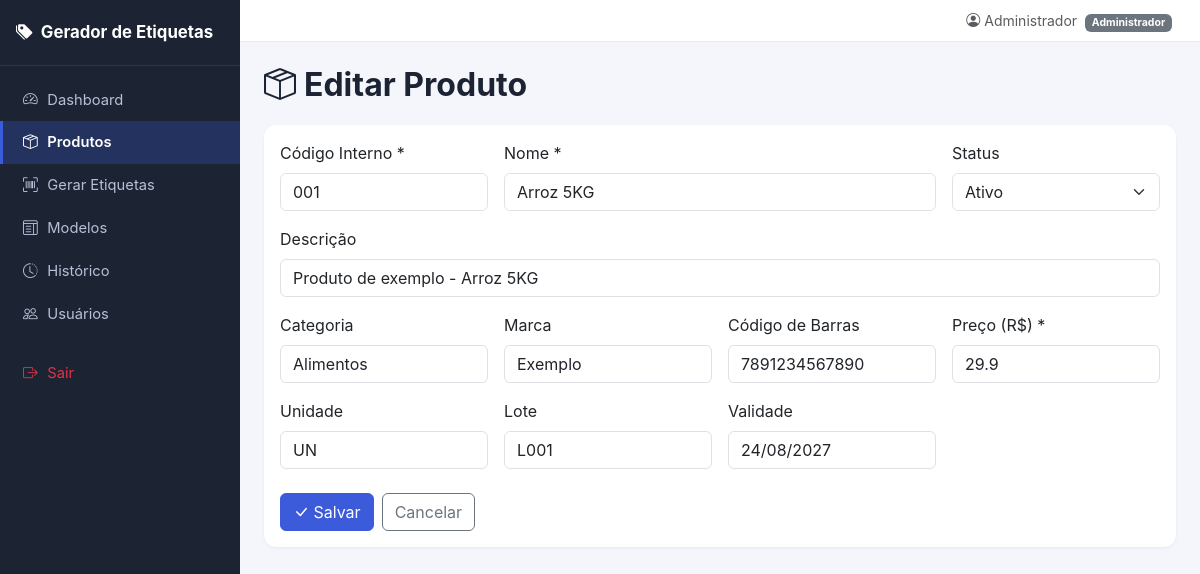
Screenshot of /produtos/1/editar (signed in) with the database file from the repository.
### models/usuario.py (models this page shows, shortened)
class Usuario(db.Model, UserMixin):
    __tablename__ = "usuarios"
    id = db.Column(db.Integer, primary_key=True)
    nome = db.Column(db.String(120), nullable=False)
    email = db.Column(db.String(150), nullable=False, unique=True, index=True)
    senha_hash = db.Column(db.String(255), nullable=False)
    perfil = db.Column(db.String(20), nullable=False, default="usuario")  # administrador | usuario
    status = db.Column(db.String(10), nullable=False, default="ativo")   # ativo | inativo
    criado_em = db.Column(db.DateTime, default=datetime.utcnow)
    impressoes = db.relationship("Impressao", backref="usuario", lazy=True)
    @property
    def is_admin(self):
        return self.perfil == "administrador"
    @property
    def is_active(self):  # sobrescreve UserMixin: usuário inativo não consegue logar
        return self.status == "ativo"

### models/produto.py (models this page shows, shortened)
class Produto(db.Model):
    __tablename__ = "produtos"
    id = db.Column(db.Integer, primary_key=True)
    codigo_interno = db.Column(db.String(30), nullable=False, unique=True, index=True)
    nome = db.Column(db.String(150), nullable=False)
    descricao = db.Column(db.String(300))
    categoria = db.Column(db.String(80))
    marca = db.Column(db.String(80))
    codigo_barras = db.Column(db.String(50))
    preco = db.Column(db.Float, nullable=False, default=0.0)
    unidade = db.Column(db.String(10), default="UN")
    lote = db.Column(db.String(50))
    validade = db.Column(db.String(20))  # armazenado como texto dd/mm/aaaa para simplicidade do MVP
    status = db.Column(db.String(10), nullable=False, default="ativo")  # ativo | inativo
    criado_em = db.Column(db.DateTime, default=datetime.utcnow)
    itens_impressao = db.relationship("ItemImpressao", backref="produto", lazy=True)

### routes/produtos.py (the view, shortened to what this page needs)
@produtos_bp.route("/<int:produto_id>/editar", methods=["GET", "POST"])
@login_required
def editar(produto_id):
    produto = Produto.query.get_or_404(produto_id)
    return render_template("produtos/form.html", produto=produto, modo="editar")

### templates/produtos/form.html (shortened to what this page needs)
{% extends "base.html" %}
{% block conteudo %}
<h2 class="page-title">
    <i class="bi bi-box-seam"></i> {{ 'Editar Produto' if modo == 'editar' else 'Novo Produto' }}
</h2>
<div class="card">
    <div class="card-body">
        <form method="POST">
            <div class="row g-3">
                <div class="col-md-3">
                    <label class="form-label">Código Interno *</label>
                    <input type="text" name="codigo_interno" class="form-control"
                           value="{{ produto.codigo_interno if produto else '' }}" required>
                </div>
                <div class="col-md-6">
                    <label class="form-label">Nome *</label>
                    <input type="text" name="nome" class="form-control"
                           value="{{ produto.nome if produto else '' }}" required>
                </div>
                <div class="col-md-3">
                    <label class="form-label">Status</label>
                    <select name="status" class="form-select">
                        <option value="ativo" {% if not produto or produto.status == 'ativo' %}selected{% endif %}>Ativo</option>
                    </select>
                </div>
                <div class="col-12">
                    <label class="form-label">Descrição</label>
                    <input type="text" name="descricao" class="form-control"
                           value="{{ produto.descricao if produto else '' }}">
                </div>
                <div class="col-md-3">
                    <label class="form-label">Categoria</label>
                    <input type="text" name="categoria" class="form-control"
                           value="{{ produto.categoria if produto else '' }}">
                </div>
                <div class="col-md-3">
                    <label class="form-label">Marca</label>
                    <input type="text" name="marca" class="form-control"
                           value="{{ produto.marca if produto else '' }}">
                </div>
                <div class="col-md-3">
                    <label class="form-label">Código de Barras</label>
                    <input type="text" name="codigo_barras" class="form-control"
                           value="{{ produto.codigo_barras if produto else '' }}" placeholder="Somente números">
                </div>
                <div class="col-md-3">
                    <label class="form-label">Preço (R$) *</label>
                    <input type="text" name="preco" class="form-control"
                           value="{{ produto.preco if produto else '0.00' }}" required>
                </div>
                <div class="col-md-3">
                    <label class="form-label">Unidade</label>
                    <input type="text" name="unidade" class="form-control"
                           value="{{ produto.unidade if produto else 'UN' }}">
                </div>
                <div class="col-md-3">
                    <label class="form-label">Lote</label>
                    <input type="text" name="lote" class="form-control"
                           value="{{ produto.lote if produto else '' }}">
                </div>
                <div class="col-md-3">
                    <label class="form-label">Validade</label>
                    <input type="text" name="validade" class="form-control" placeholder="dd/mm/aaaa"
                           value="{{ produto.validade if produto else '' }}">
                </div>
            </div>
            <div class="mt-4 d-flex gap-2">
                <button type="submit" class="btn btn-primary"><i class="bi bi-check-lg"></i> Salvar</button>
                <a href="{{ url_for('produtos.listar') }}" class="btn btn-outline-secondary">Cancelar</a>
            </div>
        </form>
    </div>
</div>
{% endblock %}

### templates/base.html (shortened to what this page needs)
<!DOCTYPE html>
<html lang="pt-br">
<head>
    <link href="https://cdn.jsdelivr.net/npm/bootstrap@5.3.3/dist/css/bootstrap.min.css" rel="stylesheet">
    <link rel="stylesheet" href="https://cdn.jsdelivr.net/npm/bootstrap-icons@1.11.3/font/bootstrap-icons.css">
    <link rel="stylesheet" href="{{ url_for('static', filename='css/style.css') }}">
</head>
<body>
{% if current_user.is_authenticated %}
<div class="app-wrapper">
    <nav class="sidebar" id="sidebar">
        <div class="sidebar-brand">
            <i class="bi bi-tags-fill"></i> <span>Gerador de Etiquetas</span>
        </div>
        <ul class="nav flex-column sidebar-nav">
            <li class="nav-item">
                <a class="nav-link {% if request.endpoint == 'dashboard.index' %}active{% endif %}" href="{{ url_for('dashboard.index') }}">
                    <i class="bi bi-speedometer2"></i> Dashboard
                </a>
            </li>
            <li class="nav-item">
                <a class="nav-link {% if request.blueprint == 'produtos' %}active{% endif %}" href="{{ url_for('produtos.listar') }}">
                    <i class="bi bi-box-seam"></i> Produtos
                </a>
            </li>
            <li class="nav-item">
                <a class="nav-link {% if request.blueprint == 'etiquetas' %}active{% endif %}" href="{{ url_for('etiquetas.gerar') }}">
                    <i class="bi bi-upc-scan"></i> Gerar Etiquetas
                </a>
            </li>
            <li class="nav-item">
                <a class="nav-link {% if request.blueprint == 'modelos' %}active{% endif %}" href="{{ url_for('modelos.listar') }}">
                    <i class="bi bi-layout-text-window"></i> Modelos
                </a>
            </li>
            <li class="nav-item">
                <a class="nav-link {% if request.blueprint == 'historico' %}active{% endif %}" href="{{ url_for('historico.listar') }}">
                    <i class="bi bi-clock-history"></i> Histórico
                </a>
            </li>
            {% if current_user.is_admin %}
            <li class="nav-item">
                <a class="nav-link {% if request.blueprint == 'usuarios' %}active{% endif %}" href="{{ url_for('usuarios.listar') }}">
                    <i class="bi bi-people"></i> Usuários
                </a>
            </li>
            {% endif %}
            <li class="nav-item mt-3">
                <a class="nav-link text-danger" href="{{ url_for('auth.logout') }}">
                    <i class="bi bi-box-arrow-right"></i> Sair
                </a>
            </li>
        </ul>
    </nav>
    <div class="main-content">
        <nav class="navbar navbar-expand top-navbar">
            <div class="container-fluid">
                <span class="ms-auto small text-muted">
                    <i class="bi bi-person-circle"></i>
                    {{ current_user.nome }}
                    <span class="badge bg-secondary ms-1">{{ current_user.perfil|capitalize }}</span>
                </span>
            </div>
        </nav>
        <main class="page-content">
            {% block conteudo %}{% endblock %}
        </main>
    </div>
</div>
{% else %}
    {% include 'partials/mensagens.html' %}
    {% block conteudo_publico %}{% endblock %}
{% endif %}
</body>
</html>

### static/css/style.css (style rules this page uses)
:root { --sidebar-width: 240px; --primary: #3b5bdb; --primary-dark: #2c46ad; --bg-body: #f4f6fb; }
* { box-sizing: border-box; }
body { background-color: var(--bg-body); font-family: -apple-system, "Segoe UI", Roboto, Helvetica, Arial, sans-serif; }
.app-wrapper { display: flex; min-height: 100vh; }
.sidebar { width: var(--sidebar-width); background: #1c2434; color: #cfd4e4; flex-shrink: 0; min-height: 100vh; position: sticky; top: 0; align-self: flex-start; }
.sidebar-brand { padding: 1.25rem 1rem; font-weight: 700; font-size: 1.05rem; color: #fff; border-bottom: 1px solid rgba(255,255,255,.08); display: flex; align-items: center; gap: .5rem; }
.sidebar-nav { padding: .75rem 0; }
.sidebar-nav .nav-link { color: #b7bfd6; padding: .65rem 1.25rem; display: flex; align-items: center; gap: .6rem; font-size: .92rem; border-left: 3px solid transparent; transition: all .15s ease; }
.sidebar-nav .nav-link.active { color: #fff; background: rgba(59,91,219,.25); border-left-color: var(--primary); font-weight: 600; }
.main-content { flex: 1; min-width: 0; }
.top-navbar { background: #fff; border-bottom: 1px solid #e6e9f2; padding: .6rem 1rem; }
.page-content { padding: 1.5rem; }
.page-title { font-weight: 700; color: #1c2434; margin-bottom: 1.25rem; display: flex; align-items: center; gap: .5rem; }
.card { border: none; border-radius: 12px; box-shadow: 0 1px 3px rgba(0,0,0,.06); }
.btn-primary { background-color: var(--primary); border-color: var(--primary); }

### rows the page displays
Usuario: nome "Administrador", perfil "Administrador"
Produto: codigo_interno "001", nome "Arroz 5KG", status "Ativo", descricao "Produto de exemplo - Arroz 5KG", categoria "Alimentos", marca "Exemplo", codigo_barras "7891234567890", preco "29.9", unidade "UN", lote "L001", validade "24/08/2027"

### other values shown
{{ 'Editar Produto' if modo == 'editar' else 'Novo Produto' }} "Editar Produto"
